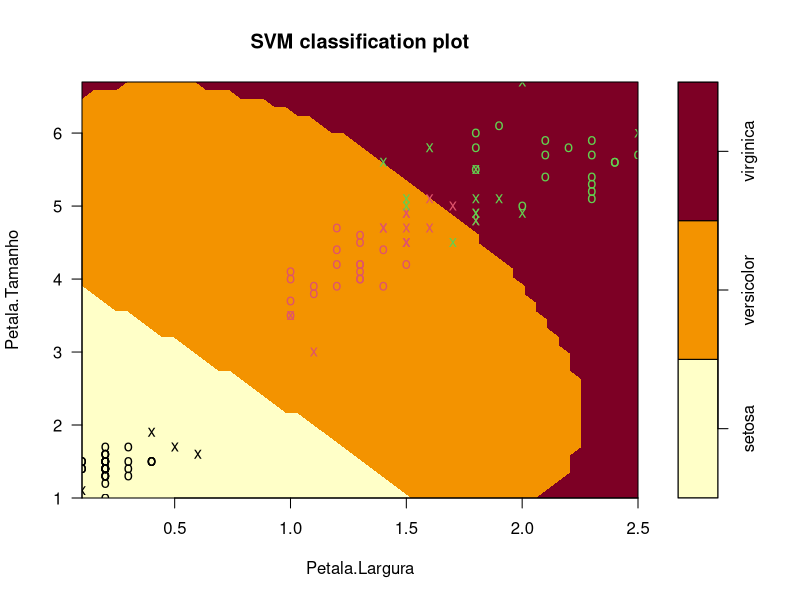
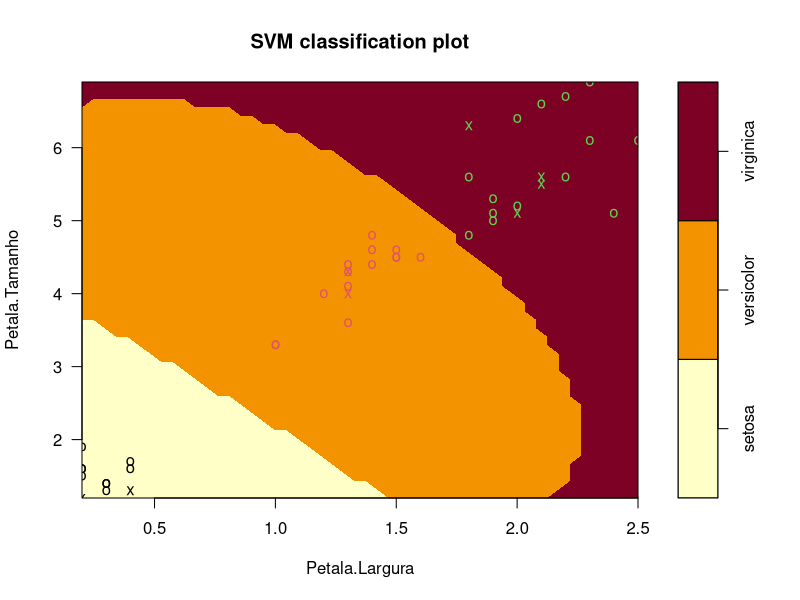

Recreate these plots in R, in order.
## Example algorithm Supervised Learning 
# Load in memory the livrary with the SVM algorithm
library("e1071")

# Get the Iris dataset
datasetIris <- iris

# Change names of columns
names(datasetIris) <- c("Sepala.Tamanho", "Sepala.Largura", "Petala.Tamanho", "Petala.Largura", "Especies")

# Let's check out how the distribution of this dataset is
summary(datasetIris)


datasetIrisPart  <- datasetIris[,c(3,4,5)]
summary(datasetIrisPart)


# I need to show some of the Dataset for the algorithm to learn.
# Then I have to test it with the rest of the dataset.

# Cut the dataset randomly 
indexes = sample(1:nrow(datasetIrisPart), size=(0.3*nrow(datasetIrisPart)))

# I separate 70% of training and 30% test
dataset_treino = datasetIrisPart[-indexes,]
dataset_teste = datasetIrisPart[indexes,]

# Summary test dataset
summary(dataset_teste)

# Summary train dataset
summary(dataset_treino)

####
# Here I train my SVM model!
svm_model <- svm(Especies ~ ., data = dataset_treino)
####

# Here I train my SVM model with other parameters (uncomment to play)
#svm_model <- svm(Especies ~ ., data=dataset_treino, kernel="radial", cost=1, gamma=1)

#Plot the train results
plot(svm_model , dataset_treino)




# Taking only the columns with the sizes and widths of Petala
tamanhos_Larguras_teste = subset(dataset_teste, select = -Especies)

summary(tamanhos_Larguras_teste)

####
# Now, I'm going to get the Test Dataset, without the Labels of the "Especies" (Species)
svm_predicao <- predict(svm_model, newdata = tamanhos_Larguras_teste)
####


# Now, let's check out the successes of the prediction made up, passing only the labels Species
table(dataset_teste[,3], svm_predicao)


# Show test dataset again
summary(dataset_teste)

# Calculating Accuracy
sum(diag(table(dataset_teste[,3], svm_predicao))) / length(dataset_teste[,3])

# Show result with plot
plot(svm_model, dataset_teste)


